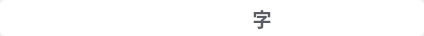
<?xml version="1.0" encoding="UTF-8"?>
<ui version="4.0">
 <class>BtnBar</class>
 <widget class="QWidget" name="BtnBar">
  <property name="geometry">
   <rect>
    <x>0</x>
    <y>0</y>
    <width>424</width>
    <height>36</height>
   </rect>
  </property>
  <property name="minimumSize">
   <size>
    <width>36</width>
    <height>0</height>
   </size>
  </property>
  <property name="maximumSize">
   <size>
    <width>16777215</width>
    <height>36</height>
   </size>
  </property>
  <property name="windowTitle">
   <string>BtnBar</string>
  </property>
  <property name="styleSheet">
   <string notr="true">* {
	color: #5c5c66;
}

#widget
{
	border-radius: 5px;
	background-color: white;
}

QPushButton
{
	background-color: transparent;
	border-radius: 3px;
}

QPushButton:hover
{
	background-color: rgba(0, 0, 0, .2);
}</string>
  </property>
  <layout class="QVBoxLayout" name="verticalLayout">
   <property name="spacing">
    <number>0</number>
   </property>
   <property name="leftMargin">
    <number>0</number>
   </property>
   <property name="topMargin">
    <number>0</number>
   </property>
   <property name="rightMargin">
    <number>0</number>
   </property>
   <property name="bottomMargin">
    <number>0</number>
   </property>
   <item>
    <widget class="QWidget" name="widget" native="true">
     <layout class="QHBoxLayout" name="horizontalLayout">
      <property name="spacing">
       <number>4</number>
      </property>
      <property name="leftMargin">
       <number>2</number>
      </property>
      <property name="topMargin">
       <number>2</number>
      </property>
      <property name="rightMargin">
       <number>2</number>
      </property>
      <property name="bottomMargin">
       <number>2</number>
      </property>
      <item>
       <widget class="QLabel" name="label_size">
        <property name="minimumSize">
         <size>
          <width>0</width>
          <height>0</height>
         </size>
        </property>
        <property name="maximumSize">
         <size>
          <width>16777215</width>
          <height>16777215</height>
         </size>
        </property>
        <property name="font">
         <font>
          <family>Microsoft YaHei UI</family>
          <pointsize>10</pointsize>
         </font>
        </property>
        <property name="text">
         <string/>
        </property>
       </widget>
      </item>
      <item>
       <widget class="QPushButton" name="btn_rect">
        <property name="sizePolicy">
         <sizepolicy hsizetype="Minimum" vsizetype="Expanding">
          <horstretch>0</horstretch>
          <verstretch>0</verstretch>
         </sizepolicy>
        </property>
        <property name="minimumSize">
         <size>
          <width>32</width>
          <height>0</height>
         </size>
        </property>
        <property name="maximumSize">
         <size>
          <width>32</width>
          <height>16777215</height>
         </size>
        </property>
        <property name="toolTip">
         <string>置顶</string>
        </property>
        <property name="text">
         <string/>
        </property>
        <property name="icon">
         <iconset resource="../res/res.qrc">
          <normaloff>:/svgs/rect.svg</normaloff>:/svgs/rect.svg</iconset>
        </property>
        <property name="iconSize">
         <size>
          <width>20</width>
          <height>20</height>
         </size>
        </property>
        <property name="flat">
         <bool>true</bool>
        </property>
       </widget>
      </item>
      <item>
       <widget class="QPushButton" name="btn_arrow">
        <property name="sizePolicy">
         <sizepolicy hsizetype="Minimum" vsizetype="Expanding">
          <horstretch>0</horstretch>
          <verstretch>0</verstretch>
         </sizepolicy>
        </property>
        <property name="minimumSize">
         <size>
          <width>32</width>
          <height>0</height>
         </size>
        </property>
        <property name="maximumSize">
         <size>
          <width>32</width>
          <height>16777215</height>
         </size>
        </property>
        <property name="toolTip">
         <string>置顶</string>
        </property>
        <property name="text">
         <string/>
        </property>
        <property name="icon">
         <iconset resource="../res/res.qrc">
          <normaloff>:/svgs/arrow.svg</normaloff>:/svgs/arrow.svg</iconset>
        </property>
        <property name="iconSize">
         <size>
          <width>24</width>
          <height>24</height>
         </size>
        </property>
        <property name="flat">
         <bool>true</bool>
        </property>
       </widget>
      </item>
      <item>
       <widget class="QPushButton" name="btn_pen">
        <property name="sizePolicy">
         <sizepolicy hsizetype="Minimum" vsizetype="Expanding">
          <horstretch>0</horstretch>
          <verstretch>0</verstretch>
         </sizepolicy>
        </property>
        <property name="minimumSize">
         <size>
          <width>32</width>
          <height>0</height>
         </size>
        </property>
        <property name="maximumSize">
         <size>
          <width>32</width>
          <height>16777215</height>
         </size>
        </property>
        <property name="toolTip">
         <string>置顶</string>
        </property>
        <property name="text">
         <string/>
        </property>
        <property name="icon">
         <iconset resource="../res/res.qrc">
          <normaloff>:/svgs/pen.svg</normaloff>:/svgs/pen.svg</iconset>
        </property>
        <property name="iconSize">
         <size>
          <width>24</width>
          <height>24</height>
         </size>
        </property>
        <property name="flat">
         <bool>true</bool>
        </property>
       </widget>
      </item>
      <item>
       <widget class="QPushButton" name="btn_text">
        <property name="sizePolicy">
         <sizepolicy hsizetype="Minimum" vsizetype="Expanding">
          <horstretch>0</horstretch>
          <verstretch>0</verstretch>
         </sizepolicy>
        </property>
        <property name="minimumSize">
         <size>
          <width>32</width>
          <height>0</height>
         </size>
        </property>
        <property name="maximumSize">
         <size>
          <width>32</width>
          <height>16777215</height>
         </size>
        </property>
        <property name="font">
         <font>
          <family>黑体</family>
          <pointsize>14</pointsize>
          <weight>75</weight>
          <bold>true</bold>
         </font>
        </property>
        <property name="toolTip">
         <string>置顶</string>
        </property>
        <property name="text">
         <string>字</string>
        </property>
        <property name="iconSize">
         <size>
          <width>24</width>
          <height>24</height>
         </size>
        </property>
        <property name="flat">
         <bool>true</bool>
        </property>
       </widget>
      </item>
      <item>
       <widget class="QPushButton" name="btn_close">
        <property name="sizePolicy">
         <sizepolicy hsizetype="Minimum" vsizetype="Expanding">
          <horstretch>0</horstretch>
          <verstretch>0</verstretch>
         </sizepolicy>
        </property>
        <property name="minimumSize">
         <size>
          <width>32</width>
          <height>0</height>
         </size>
        </property>
        <property name="maximumSize">
         <size>
          <width>32</width>
          <height>16777215</height>
         </size>
        </property>
        <property name="toolTip">
         <string>置顶</string>
        </property>
        <property name="text">
         <string/>
        </property>
        <property name="icon">
         <iconset resource="../res/res.qrc">
          <normaloff>:/svgs/close.svg</normaloff>:/svgs/close.svg</iconset>
        </property>
        <property name="iconSize">
         <size>
          <width>20</width>
          <height>20</height>
         </size>
        </property>
        <property name="flat">
         <bool>true</bool>
        </property>
       </widget>
      </item>
      <item>
       <widget class="QPushButton" name="btn_fixed">
        <property name="sizePolicy">
         <sizepolicy hsizetype="Minimum" vsizetype="Expanding">
          <horstretch>0</horstretch>
          <verstretch>0</verstretch>
         </sizepolicy>
        </property>
        <property name="minimumSize">
         <size>
          <width>32</width>
          <height>0</height>
         </size>
        </property>
        <property name="maximumSize">
         <size>
          <width>32</width>
          <height>16777215</height>
         </size>
        </property>
        <property name="toolTip">
         <string>置顶</string>
        </property>
        <property name="text">
         <string/>
        </property>
        <property name="icon">
         <iconset resource="../res/res.qrc">
          <normaloff>:/svgs/fixed.svg</normaloff>:/svgs/fixed.svg</iconset>
        </property>
        <property name="iconSize">
         <size>
          <width>24</width>
          <height>24</height>
         </size>
        </property>
        <property name="flat">
         <bool>true</bool>
        </property>
       </widget>
      </item>
      <item>
       <widget class="QPushButton" name="btn_save">
        <property name="sizePolicy">
         <sizepolicy hsizetype="Minimum" vsizetype="Expanding">
          <horstretch>0</horstretch>
          <verstretch>0</verstretch>
         </sizepolicy>
        </property>
        <property name="minimumSize">
         <size>
          <width>32</width>
          <height>0</height>
         </size>
        </property>
        <property name="maximumSize">
         <size>
          <width>32</width>
          <height>16777215</height>
         </size>
        </property>
        <property name="toolTip">
         <string>保存</string>
        </property>
        <property name="text">
         <string/>
        </property>
        <property name="icon">
         <iconset resource="../res/res.qrc">
          <normaloff>:/svgs/save.svg</normaloff>:/svgs/save.svg</iconset>
        </property>
        <property name="iconSize">
         <size>
          <width>24</width>
          <height>24</height>
         </size>
        </property>
        <property name="flat">
         <bool>true</bool>
        </property>
       </widget>
      </item>
      <item>
       <widget class="QPushButton" name="btn_copy">
        <property name="sizePolicy">
         <sizepolicy hsizetype="Minimum" vsizetype="Expanding">
          <horstretch>0</horstretch>
          <verstretch>0</verstretch>
         </sizepolicy>
        </property>
        <property name="minimumSize">
         <size>
          <width>32</width>
          <height>0</height>
         </size>
        </property>
        <property name="maximumSize">
         <size>
          <width>32</width>
          <height>16777215</height>
         </size>
        </property>
        <property name="toolTip">
         <string>复制</string>
        </property>
        <property name="text">
         <string/>
        </property>
        <property name="icon">
         <iconset resource="../res/res.qrc">
          <normaloff>:/svgs/copy.svg</normaloff>:/svgs/copy.svg</iconset>
        </property>
        <property name="iconSize">
         <size>
          <width>24</width>
          <height>24</height>
         </size>
        </property>
        <property name="flat">
         <bool>true</bool>
        </property>
       </widget>
      </item>
     </layout>
    </widget>
   </item>
  </layout>
 </widget>
 <layoutdefault spacing="6" margin="11"/>
 <resources>
  <include location="../res/res.qrc"/>
 </resources>
 <connections/>
</ui>
